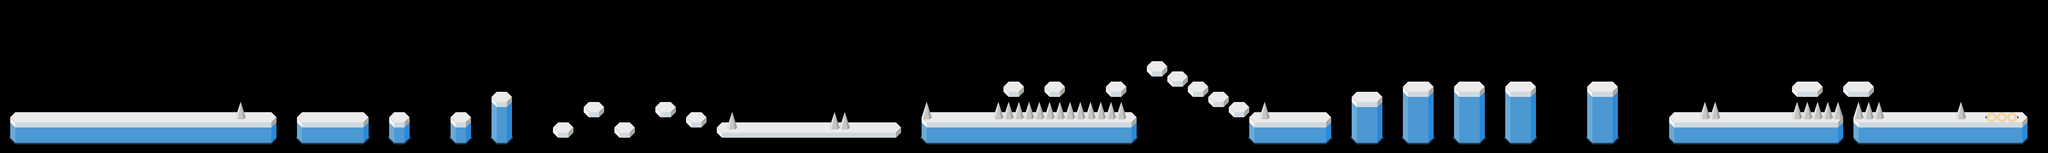

This game map was drawn from its Tiled (.tmx) file and the tilesets committed beside it. A one-line description and the trimmed map source follow:
An orthogonal 200x15 tile map with 20x20 px tiles, 2 tile layers (background, stuff) and 61 objects (completed).

<map version="1.0" orientation="orthogonal" renderorder="right-down" width="200" height="15" tilewidth="20" tileheight="20" nextobjectid="366">
 <tileset firstgid="1" name="prova" tilewidth="20" tileheight="20" tilecount="49">
  <image source="tiles/tiles-A-small.png" width="140" height="140" />
 </tileset>
 <layer name="background" width="200" height="15">
  <data>[3000 cells, 637 non-empty, 19 distinct tile ids]</data>
 </layer>
 <layer name="stuff" width="200" height="15">
  <data>[3000 cells, 65 non-empty, 5 distinct tile ids]</data>
 </layer>
 <objectgroup name="walls">
  <object id="303" x="20" y="240" width="520" height="20" />
  <object id="304" x="580" y="240" width="140" height="20" />
  <object id="305" x="760" y="240" width="40" height="20" />
  <object id="306" x="880" y="240" width="40" height="20" />
  <object id="307" x="960" y="200" width="40" height="20" />
  <object id="308" x="1080" y="260" width="40" height="20" />
  <object id="309" x="1140" y="220" width="40" height="20" />
  <object id="310" x="1200" y="260" width="40" height="20" />
  <object id="311" x="1280" y="220" width="40" height="20" />
  <object id="312" x="1340" y="240" width="40" height="20" />
  <object id="313" x="1400" y="260" width="360" height="20" />
  <object id="314" x="1800" y="240" width="420" height="20" />
  <object id="316" x="1960" y="180" width="40" height="20" />
  <object id="317" x="2040" y="180" width="40" height="20" />
  <object id="318" x="2160" y="180" width="40" height="20" />
  <object id="319" x="2240" y="140" width="40" height="20" />
  <object id="320" x="2280" y="160" width="40" height="20" />
  <object id="321" x="2320" y="180" width="40" height="20" />
  <object id="322" x="2360" y="200" width="40" height="20" />
  <object id="323" x="2400" y="220" width="40" height="20" />
  <object id="324" x="2440" y="240" width="160" height="20" />
  <object id="325" x="2640" y="200" width="60" height="20" />
  <object id="326" x="2740" y="180" width="60" height="20" />
  <object id="327" x="2840" y="180" width="60" height="20" />
  <object id="328" x="2940" y="180" width="60" height="20" />
  <object id="329" x="3100" y="180" width="60" height="20" />
  <object id="330" x="3260" y="240" width="340" height="20" />
  <object id="331" x="3620" y="240" width="340" height="20" />
  <object id="332" x="3600" y="180" width="60" height="20" />
  <object id="333" x="3500" y="180" width="60" height="20" />
 </objectgroup>
 <objectgroup name="spikes">
  <object id="334" x="3820" y="200" width="20" height="40" />
  <object id="335" x="3620" y="200" width="20" height="40" />
  <object id="336" x="3640" y="200" width="20" height="40" />
  <object id="337" x="3660" y="200" width="20" height="40" />
  <object id="338" x="3580" y="200" width="20" height="40" />
  <object id="339" x="3560" y="200" width="20" height="40" />
  <object id="340" x="3540" y="220" width="20" height="20" />
  <object id="341" x="3520" y="200" width="20" height="40" />
  <object id="342" x="3500" y="200" width="20" height="40" />
  <object id="343" x="3320" y="200" width="20" height="40" />
  <object id="344" x="3340" y="200" width="20" height="40" />
  <object id="345" x="2460" y="200" width="20" height="40" />
  <object id="346" x="2180" y="200" width="20" height="40" />
  <object id="347" x="2160" y="220" width="20" height="20" />
  <object id="348" x="2140" y="220" width="20" height="20" />
  <object id="349" x="2120" y="200" width="20" height="40" />
  <object id="350" x="2100" y="200" width="20" height="40" />
  <object id="351" x="2080" y="200" width="20" height="40" />
  <object id="353" x="2040" y="200" width="40" height="40" />
  <object id="354" x="2020" y="200" width="20" height="40" />
  <object id="355" x="2000" y="200" width="20" height="40" />
  <object id="356" x="1980" y="200" width="20" height="40" />
  <object id="357" x="1960" y="200" width="20" height="40" />
  <object id="358" x="1940" y="200" width="20" height="40" />
  <object id="359" x="1800" y="200" width="20" height="40" />
  <object id="360" x="1640" y="220" width="20" height="40" />
  <object id="361" x="1620" y="220" width="20" height="40" />
  <object id="362" x="1420" y="220" width="20" height="40" />
  <object id="363" x="460" y="200" width="20" height="40" />
 </objectgroup>
 <objectgroup name="triggers">
  <object id="302" x="20" y="300">
   <polyline points="0,0 3980,0" />
  </object>
  <object id="365" name="completed" x="3920" y="220">
   <polyline points="0,0 0,-60" />
  </object>
 </objectgroup>
</map>
